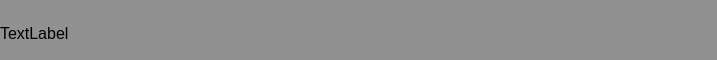
<?xml version="1.0" encoding="UTF-8"?>
<ui version="4.0">
 <class>Form</class>
 <widget class="QWidget" name="Form">
  <property name="geometry">
   <rect>
    <x>0</x>
    <y>0</y>
    <width>717</width>
    <height>60</height>
   </rect>
  </property>
  <property name="sizePolicy">
   <sizepolicy hsizetype="Expanding" vsizetype="Expanding">
    <horstretch>0</horstretch>
    <verstretch>0</verstretch>
   </sizepolicy>
  </property>
  <property name="minimumSize">
   <size>
    <width>0</width>
    <height>21</height>
   </size>
  </property>
  <property name="maximumSize">
   <size>
    <width>16777215</width>
    <height>16777215</height>
   </size>
  </property>
  <property name="cursor">
   <cursorShape>PointingHandCursor</cursorShape>
  </property>
  <property name="windowTitle">
   <string>Form</string>
  </property>
  <property name="styleSheet">
   <string notr="true">QWidget {
background-color: #919191;
}</string>
  </property>
  <layout class="QHBoxLayout" name="horizontalLayout">
   <property name="spacing">
    <number>0</number>
   </property>
   <property name="leftMargin">
    <number>0</number>
   </property>
   <property name="topMargin">
    <number>0</number>
   </property>
   <property name="rightMargin">
    <number>0</number>
   </property>
   <property name="bottomMargin">
    <number>0</number>
   </property>
   <item>
    <layout class="QVBoxLayout" name="verticalLayout">
     <property name="spacing">
      <number>0</number>
     </property>
     <item>
      <spacer name="verticalSpacer">
       <property name="orientation">
        <enum>Qt::Vertical</enum>
       </property>
       <property name="sizeType">
        <enum>QSizePolicy::Fixed</enum>
       </property>
       <property name="sizeHint" stdset="0">
        <size>
         <width>3</width>
         <height>6</height>
        </size>
       </property>
      </spacer>
     </item>
     <item>
      <widget class="QLabel" name="file_name">
       <property name="sizePolicy">
        <sizepolicy hsizetype="Expanding" vsizetype="Expanding">
         <horstretch>0</horstretch>
         <verstretch>0</verstretch>
        </sizepolicy>
       </property>
       <property name="styleSheet">
        <string notr="true">color: black;
background-color: transparent;
font-size: 16px;</string>
       </property>
       <property name="text">
        <string>TextLabel</string>
       </property>
       <property name="wordWrap">
        <bool>true</bool>
       </property>
      </widget>
     </item>
    </layout>
   </item>
  </layout>
 </widget>
 <resources/>
 <connections/>
</ui>
